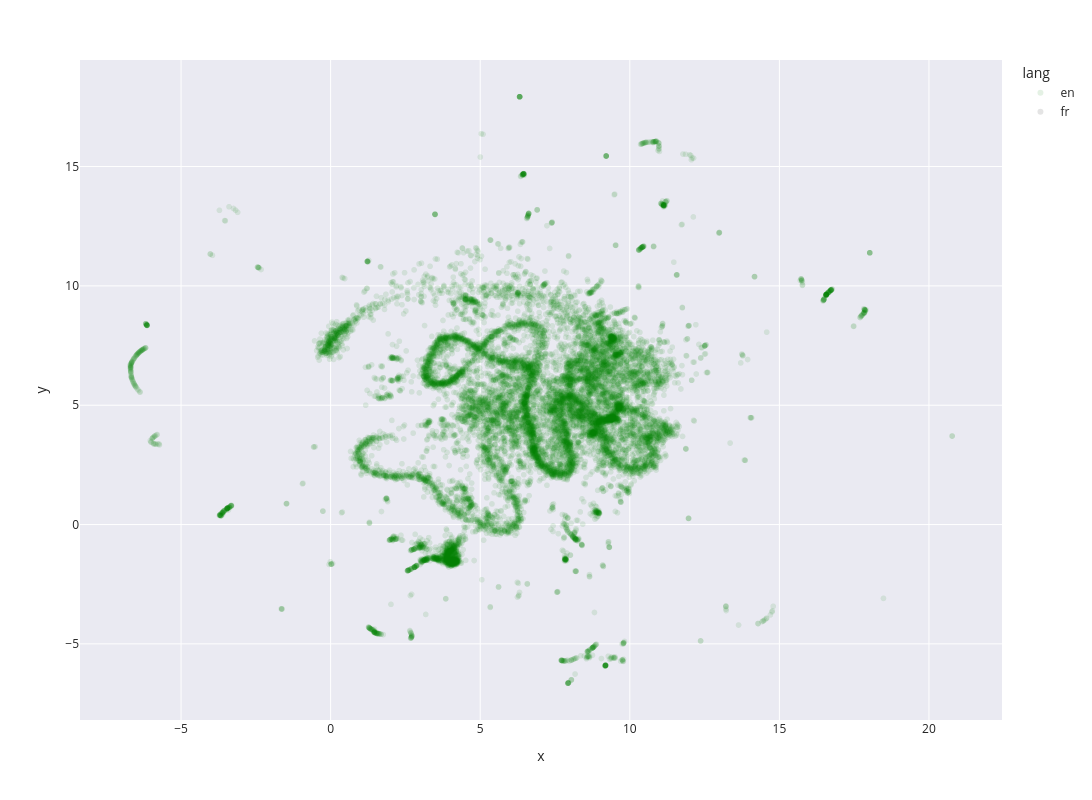

Write notebook code for a chart like this one.
### Code cell
# visualisation interactive des tokens
import plotly.express as px

target = pds.concat([en_part, fr_part],ignore_index=True)
fig = px.scatter(target, x="x", y="y", color="lang",template="seaborn",
                 color_discrete_sequence=['green','black'],
                 hover_name='tok',width=1200, height=800,
                 hover_data=["french_word","distance"])

fig.update_traces(opacity=.1)
fig.show()

### Figure 1 — Plotly figure (JSON) as saved in the notebook; plotly's stock layout.template omitted (floating-point values rounded to 4 significant figures; data arrays with more than 128 entries replaced by an {"elided": "..."} marker saying what was removed)
{"data": [{"customdata": {"elided": "14437x2 mixed values"}, "hovertemplate": "<b>%{hovertext}</b><br><br>lang=en<br>x=%{x}<br>y=%{y}<br>french_word=%{customdata[0]}<br>distance=%{customdata[1]}<extra></extra>", "hovertext": {"elided": "14437 str values"}, "legendgroup": "en", "marker": {"color": "green", "symbol": "circle"}, "mode": "markers", "name": "en", "opacity": 0.1, "showlegend": true, "type": "scattergl", "x": {"elided": "14437 float values"}, "xaxis": "x", "y": {"elided": "14437 float values"}, "yaxis": "y"}, {"customdata": {"elided": "12138x2 null values"}, "hovertemplate": "<b>%{hovertext}</b><br><br>lang=fr<br>x=%{x}<br>y=%{y}<br>french_word=%{customdata[0]}<br>distance=%{customdata[1]}<extra></extra>", "hovertext": {"elided": "12138 str values"}, "legendgroup": "fr", "marker": {"color": "black", "symbol": "circle"}, "mode": "markers", "name": "fr", "opacity": 0.1, "showlegend": true, "type": "scattergl", "x": {"elided": "12138 float values"}, "xaxis": "x", "y": {"elided": "12138 float values"}, "yaxis": "y"}], "layout": {"height": 800, "legend": {"title": {"text": "lang"}, "tracegroupgap": 0}, "margin": {"t": 60}, "width": 1200, "xaxis": {"anchor": "y", "domain": [0, 1], "title": {"text": "x"}}, "yaxis": {"anchor": "x", "domain": [0, 1], "title": {"text": "y"}}}}
